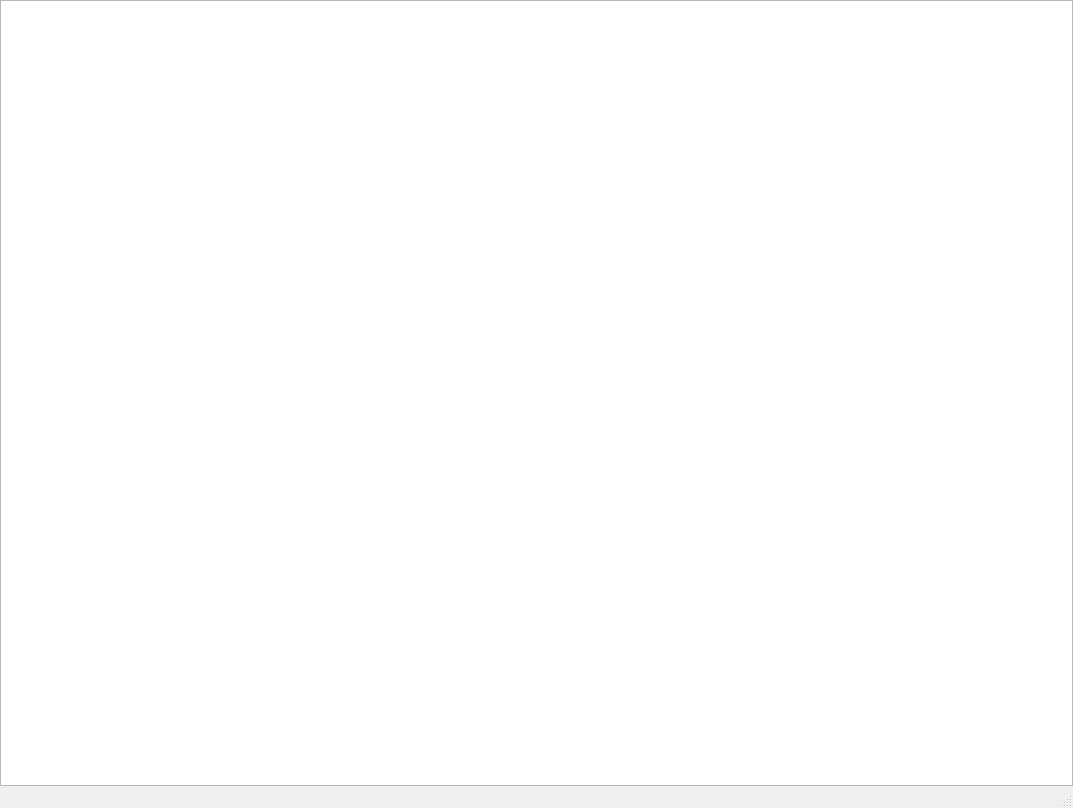
<?xml version="1.0" encoding="UTF-8"?>
<ui version="4.0">
 <class>MainWindow</class>
 <widget class="QMainWindow" name="MainWindow">
  <property name="geometry">
   <rect>
    <x>0</x>
    <y>0</y>
    <width>1073</width>
    <height>808</height>
   </rect>
  </property>
  <property name="windowTitle">
   <string>MainWindow</string>
  </property>
  <widget class="QWidget" name="CentralWidget">
   <layout class="QHBoxLayout" name="horizontalLayout">
    <property name="leftMargin">
     <number>0</number>
    </property>
    <property name="topMargin">
     <number>0</number>
    </property>
    <property name="rightMargin">
     <number>0</number>
    </property>
    <property name="bottomMargin">
     <number>0</number>
    </property>
    <item>
     <widget class="QGraphicsView" name="GraphicsView"/>
    </item>
   </layout>
  </widget>
  <widget class="QMenuBar" name="MenuBar">
   <property name="geometry">
    <rect>
     <x>0</x>
     <y>0</y>
     <width>1073</width>
     <height>19</height>
    </rect>
   </property>
  </widget>
  <widget class="QStatusBar" name="StatusBar"/>
 </widget>
 <resources/>
 <connections/>
</ui>
